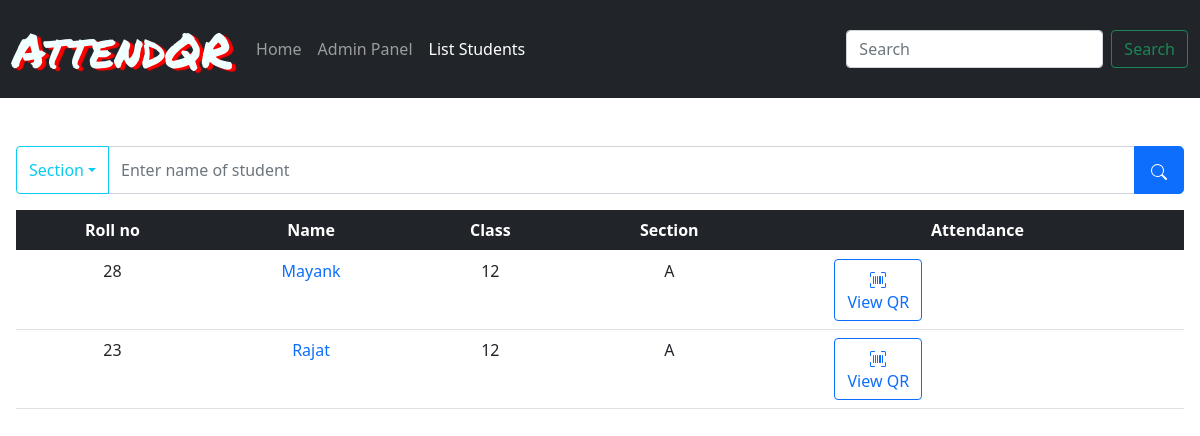
Screenshot of /list_students with the database file from the repository.
### students/models.py (models this page shows, shortened)
class studentsList(models.Model):
    section_names=[
        ('A','science'),
        ('C','commerce'),
        ('H','humanity')]
    name=models.CharField(null=False,max_length=255)
    email=models.EmailField(null=True)
    parent_name=models.CharField(max_length=255)
    standard=models.IntegerField()
    phone=models.BigIntegerField(null=True)
    section=models.CharField(max_length=6,choices=section_names)
    rollno=models.IntegerField(default=0)

### students/views.py (the view)
# urls.py: path('list_students', views.list_students, name='list_students'),
def list_students(request,section='A'):
    usrs=list(attendon.objects.filter(date=timezone.now()).values_list('student', flat=True))
    nm=''
    if request.GET.get('name'):
        nm=request.GET.get('name')
    stu=studentsList.objects.exclude(pk__in=usrs).filter(section__exact=section,name__icontains=nm).order_by('name')
    if request.user.is_authenticated is not True:
        stu=studentsList.objects.filter(section__exact=section,name__icontains=nm).order_by('name')
    context={
        'Students':stu
    }
    return render(request,'list_students.html',context)

### students/templates/list_students.html (shortened to what this page needs)
{% extends 'base.html' %}
{% load static %}
{% block content %}
<form action="" method="get" class="input-group mt-5 mb-3 px-3">
  <button class="btn btn-outline-info dropdown-toggle " type="button" data-bs-toggle="dropdown" aria-expanded="false">Section</button>
  <input type="text" name="name" class="form-control" placeholder='Enter name of student' aria-label="Enter name">
  <button type="submit" class="btn btn-primary btn-lg"></button>
</form>
<div class="table-responsive px-3">
<table class="table table-hover text-center" >
  <thead class="table-dark">
    <tr>
      <th scope="col"><div class="d-block d-md-none">R.N</div><div class="d-none d-md-block">Roll no</div></th>
      <th scope="col">Name</th>
      <th scope="col">Class</th>
      <th scope="col">Section</th>
      <th scope="col">Attendance</th>
    </tr>
  </thead>
  <tbody>
    {% for stu in Students %}
      <tr>
        <td>{{stu.rollno}}</td>
        <td><a href="{% url 'report' student=stu.id %}" style="text-decoration:none">{{stu.name}}</a></td>
        <td>{{stu.standard}}</td>
        <td>{{stu.section}}</td>
        <td>
          <div class="container">
          <div class="row row-sm gy-2">
            <div class="col">
          <div class="inline-block"><button type="button" class="btn btn-outline-primary inline-block" data-bs-toggle="modal" data-bs-target="#exampleModal{{stu.id}}">
           <span class="d-none d-md-block">View QR</span></div>
      </div>
      <div class="col">
      </td>
      </tr>
      {% empty %}
      <tr><td colspan="5"><h4>No record is found</h4></td></tr>
      {% endfor %}
</tbody>
</table>
</div>
{% endblock %}

### static/carousel.css (style rules this page uses)
body { padding-bottom: 3rem; color: #5a5a5a; }

### rows the page displays
studentsList: rollno "28", name "Mayank", standard "12", section "A"
studentsList: rollno "23", name "Rajat", standard "12", section "A"
